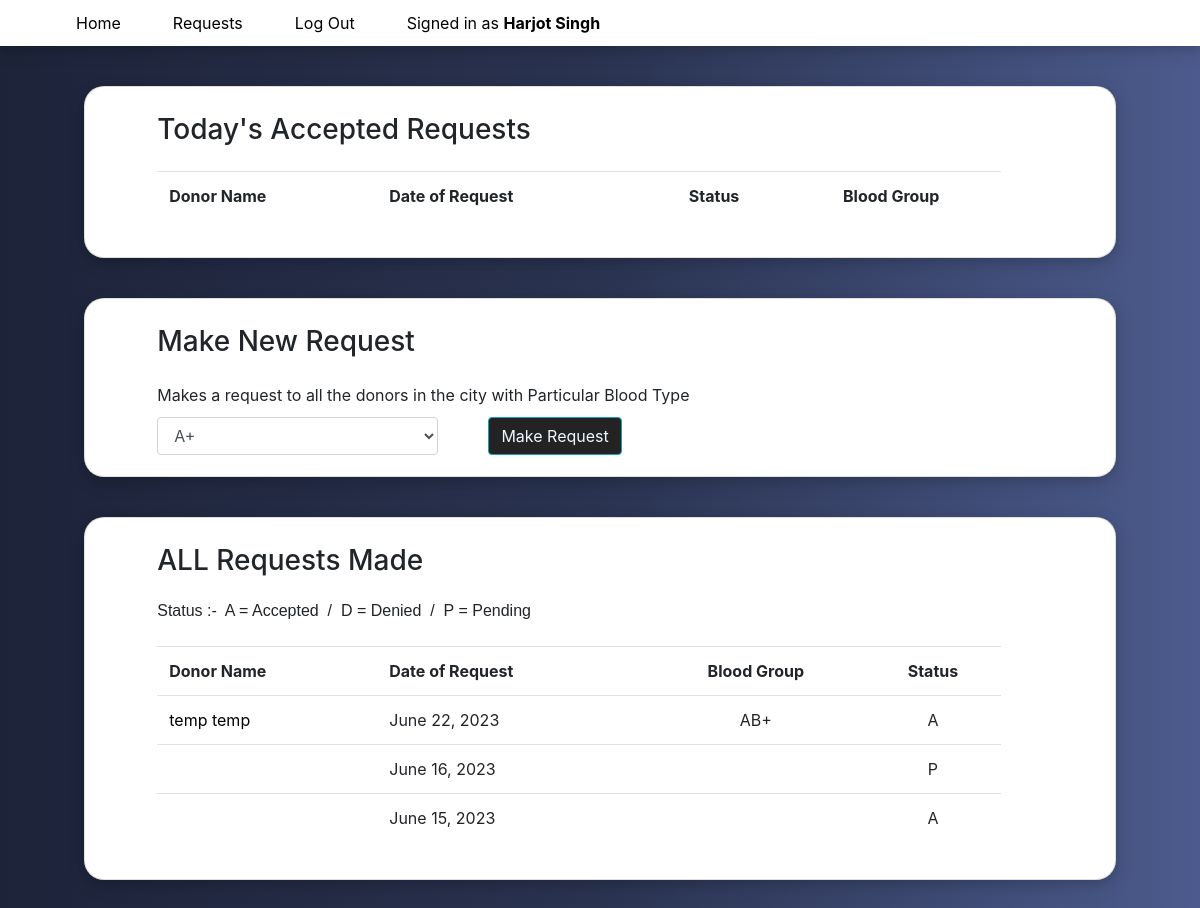
Screenshot of /requests/ (signed in) with the database file from the repository.
### donate/models.py (models this page shows, shortened)
class User(AbstractUser):
    gender_choice = [
        ("M", "Male"),
        ("F", "Female"),
        ("O", "Other")
    ]
    is_hospital = models.BooleanField(default = False)
    street = models.CharField (max_length=64)
    city = models.CharField (max_length=64)
    state = models.CharField (max_length=64)
    phone_no = models.CharField(max_length=15, unique=True,null=True, blank=True)
    dob = models.DateField(auto_now_add=False, blank=True, null=True)
    blood_type = models.CharField(choices=unit_choices, max_length=64, blank=True)
    gender = models.CharField(choices=gender_choice, max_length=1, blank=True)
    requests = models.ManyToManyField("User", blank=True, through="BloodRequest")
    def __str__(self):
        if self.is_hospital:
            return f'{self.username}'
        else:
            return f'{self.username} ({self.first_name} {self.last_name})'

class BloodRequest(models.Model):
    hospital = models.ForeignKey("User", on_delete=models.CASCADE, related_name="requester")
    donor = models.ForeignKey("User", on_delete=models.CASCADE, related_name="requested_donor")
    status_choice = [
        ("P", "Pending"),
        ("A", "Accepted"),
        ("D", "Denied")
    ]
    date = models.DateField(auto_now_add=True)
    status = models.CharField(choices=status_choice, max_length=1, default="P")

### donate/views.py (the view, shortened to what this page needs)
# urls.py: path("requests/", views.requests, name="requests"),
@login_required(login_url="login")
def requests(request):
    if request.user.is_hospital == True:
        reqs = BloodRequest.objects.filter(hospital=request.user)
    else:
        reqs = BloodRequest.objects.filter(donor=request.user)
    return render(request, "donate/requests.html", {
            "reqs": reqs.order_by('date').reverse(),
            "today": date.today()
        })

### donate/templates/donate/requests.html (shortened to what this page needs)
{% extends "donate/layout.html" %}
{% load static %}
{% block stylelink %} <link href="{% static 'donate/requests.css' %}" rel="stylesheet"> {% endblock %}
{% block body %}
    <div class="requestscontainer">
        <div>
            {% if user.is_hospital == True %}
            <div class="card">
                <h3>Today's Accepted Requests</h3>
                    <table class="table table-hover">
                    <tr>
                        <th> Donor Name </th>
                        <th> Date of Request </th>
                        <th style="text-align: center;"> Status </th>
                        <th style="text-align: center;"> Blood Group </th>
                    </tr>
                    </table>
                </div>
                <div class="card">
                <h3>Make New Request</h3>
                Makes a request to all the donors in the city with Particular Blood Type
                <form action="{% url 'requests' %}" method="POST" style="display:flex; flex-flow: row wrap;">
                    <select class="form-control input" name="blood_req_type" required id="dropdown">
                        <option value="A+">A+</option>
                    </select>
                    <input class="btn btn-info input" type="submit" value="Make Request" id="submit" style="margin-left:50px">
                </form>
                </div>
            {% endif %}
            <div class="card">
                {% if user.is_hospital == True %}
                    <h3>ALL Requests Made</h3>
                {% else %}
                    <br><br><h3>All Requests</h3>
                {% endif %}
                <pre style="padding-bottom: 10px; font: 1em sans-serif;">Status :-  A = Accepted  /  D = Denied  /  P = Pending</pre>
                <table class="table table-hover">
                    <tr>
                        {% if user.is_hospital == True %}
                            <th> Donor Name </th>
                        {% else %}
                            <th>Hospital Name</th>
                        {% endif %}
                        <th> Date of Request </th>
                        <th style="text-align: center;"> Blood Group </th>
                        <th style="text-align: center;"> Status </th>
                    </tr>
                        {% for req in reqs %}
                            <tr>
                                {% if user.is_hospital == True %}
                                    <td> <a href="{% url 'profile' name=req.donor.username %}">{{ req.donor.first_name }} {{ req.donor.last_name }}</a></td>
                                {% else %}
                                    <td> <a href="{% url 'profile' name=req.hospital.username %}">{{ req.hospital }}</a></td>
                                {% endif %}
                                <td> {{ req.date }} </td>
                                <td style="text-align: center;"> {{ req.donor.blood_type }}</td>
                                <td style="text-align: center;"> {{ req.status }} </td>
                            </tr>
                        {% endfor %}
                </table>
            </div>
        </div>
    </div>
{% endblock %}

### donate/templates/donate/layout.html (shortened to what this page needs)
{% load static %}
<!DOCTYPE html>
<html lang="en">
    <head>
        <link rel="stylesheet" href="https://stackpath.bootstrapcdn.com/bootstrap/4.4.1/css/bootstrap.min.css">
        <link href="{% static 'donate/navbar.css' %}" rel="stylesheet">
        {% block stylelink %} {% endblock %}
    </head>
    <body>
        <div id="navbar">
        <ul class="nav nav-pills">
            <li class="nav-item">
                <a class="nav-link" href="{% url 'index' %}">Home</a>
            </li>
            {% if user.is_authenticated %}
                <li class="nav-item">
                    <a class="nav-link" href="{% url 'requests' %}">Requests</a>
                </li>
                <li class="nav-item">
                    <a class="nav-link" href="{% url 'logout' %}">Log Out</a>
                </li>
                <li class="nav-item">
                    <a class="nav-link" href="{% url 'profile' name=user.username %}">Signed in as <strong>{{ user }}</strong></a>
                </li>
            {% endif %}
        </ul>
        </div>
        {% block body %}
        {% endblock %}
    </body>
</html>

### donate/static/donate/navbar.css (style rules this page uses)
#navbar { padding-left: 50px; padding-top: 3px; padding-bottom: 3px; position: sticky; top:0; background-color: white; box-shadow: 0 4px 8px 0 rgba(0, 0, 0, 0.1), 0 6px 20px 0 rgba(0, 0, 0, 0.1); z-index: 5; }
.nav-item { padding-left: 10px; padding-right: 10px; }

### donate/static/donate/requests.css (style rules this page uses)
body { background: -webkit-gradient(linear, left top, right top, color-stop(0%,#1D2339), color-stop(50%,#2A3350), color-stop(100%,#4C5B8D )); }
.nav { background-color: white; }
.requestscontainer { margin: 40px 7% 100px 7%; }
a, a:hover, a:focus, a:active, a:visited { color: black }
.input { margin-top: 10px; }
#dropdown { width: 30%; }
#submit, .submit { background-color: #232323; color: aliceblue; }
.table { margin-right: 100px; width: 90%; }
tr, td { padding: 5px 5px 5px 5px; width: fit-content; }
h3 { margin-bottom: 25px; }
.card { margin-top: 20px; margin-bottom: 40px; padding: 2.5% 2% 2% 7% ; box-shadow: 0 4px 8px 0 rgba(0, 0, 0, 0.1), 0 6px 20px 0 rgba(0, 0, 0, 0.1); border-radius: 20px; }

### rows the page displays
User: is_hospital+username "Harjot Singh"
BloodRequest: donor.first_name "temp", donor.last_name "temp", date "June 22, 2023", donor.blood_type "AB+", status "A"
BloodRequest: date "June 16, 2023", status "P"
BloodRequest: date "June 15, 2023", status "A"
